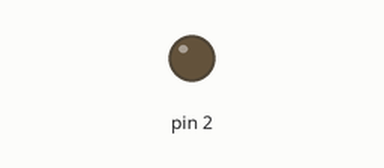
Simulated run of this sketch. Board: Arduino Uno, built with avr-gcc and run on an emulated ATmega328P. Shown: output pins drawn as LEDs (lit = HIGH).

Above: at 0.9 s.
At 6.7 s:
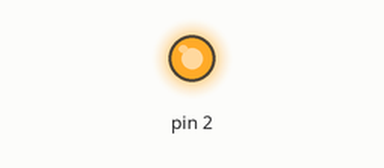
Timing chart, 0 to 8.9 s (numbered marks = the images above):
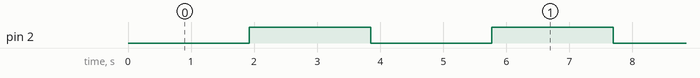

Measured:
- by itself, pin 2: alternates HIGH for 1.9 s and LOW for 1.9 s

The sketch:

wk10-01-fadeWrap.ino
```cpp
int ledVal;

void setup() {
  pinMode(2, OUTPUT);
  ledVal = 0;
}

void loop() {
  analogWrite(2, ledVal);
  ledVal = (ledVal + 1) % 256;

  delay(15);
}
```
